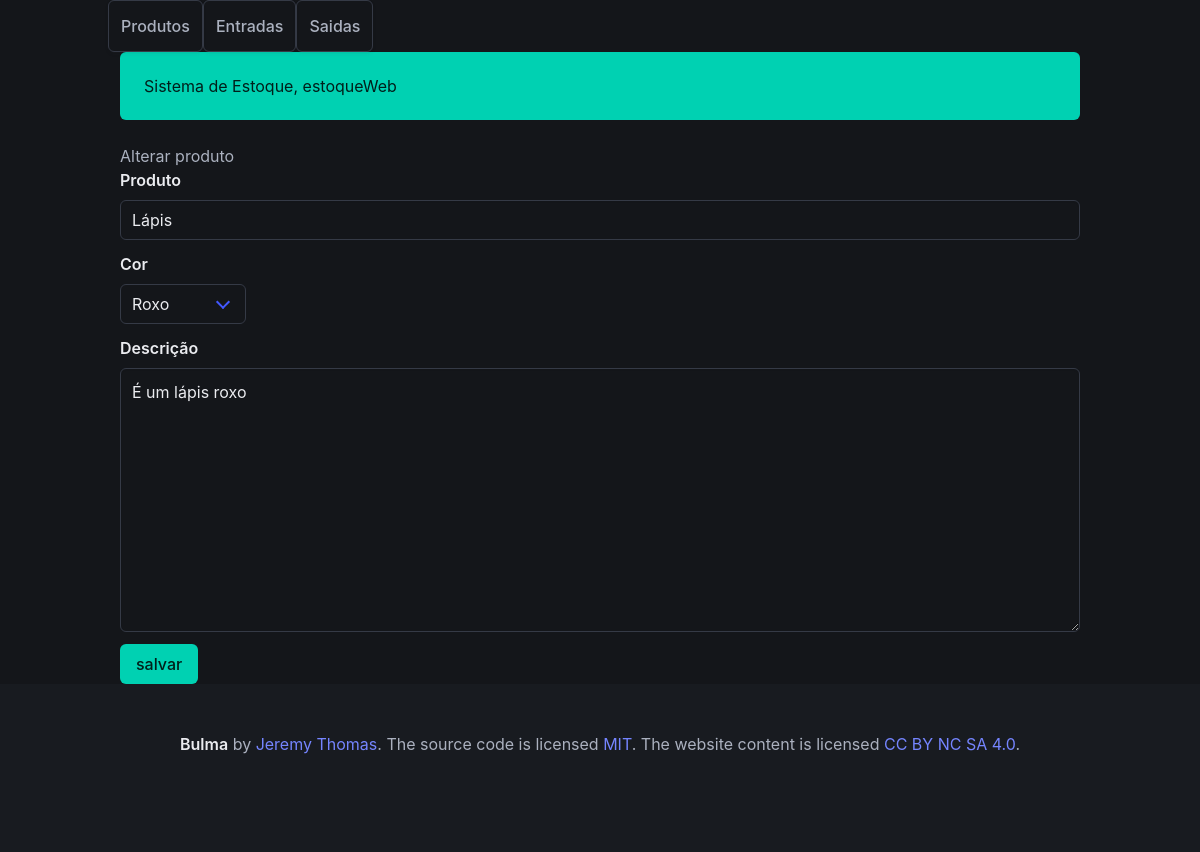
The app's page /produto/update_produto/1/ with its own data.
### produto/models.py (models this page shows, shortened)
class Produtos(models.Model):
    produto = models.CharField('Produto', max_length=200)
    cor = models.ForeignKey(Cores, on_delete=models.PROTECT, verbose_name='Cor')
    descricao = models.TextField('Descrição', blank=True)
    preco = models.DecimalField('Preço', decimal_places=2, max_digits=8, default=0)
    quantidade = models.IntegerField('Quantidade', default=0)
    criado = models.DateTimeField('Criado em', auto_now_add=True)
    modificado = models.DateTimeField('Modificado em', auto_now=True)
    class Meta:
        verbose_name = 'Produto'
        verbose_name_plural = 'Produtos'
        ordering = ['-produto']

class Cores(models.Model):
    cor = models.CharField('Cor', max_length=200)
    def __str__(self):
        return self.cor
    class Meta:
        verbose_name = 'Cor'
        verbose_name_plural = 'Cores'

### produto/views.py (the view)
# urls.py: path('update_produto/<int:pk>/', update_produto, name='update_produto'),
def update_produto(request, pk):
    produto = Produtos.objects.get(pk=pk)
    if request.method == 'POST':
        form = ProdutoForm(request.POST, instance=produto)
        if form.is_valid():
            form.save()
        return redirect('produto:list_produto')
    else:
        template_name = 'update_produto.html'
        context = {
            'form': ProdutoForm(instance=produto),
            'pk': pk,
        }
        return render(request, template_name, context)

### produto/forms.py
class ProdutoForm(ModelForm):
    class Meta:
        model = Produtos
        fields = ['produto', 'cor', 'descricao']
        widgets = {
            'produto':TextInput(attrs={'class':'input'}),
            'cor':Select(attrs={'class':'select'}),
            'descricao':Textarea(attrs={'class':'textarea'}),
        }

### produto/templates/update_produto.html (shortened to what this page needs)
{% extends 'base.html' %}
{% block product %}
    <p>Alterar produto</p>
        <form action="{% url 'produto:update_produto' pk %}" method="post">
            {% for field in form %}
                <div class = 'field'>
                    <label class="label">{{ field.label }}</label>
                    <div class="control">
                        {% if field.widget_type == 'select' %}
                                <div class="select">
                                    {{ field }}
                                </div>
                        {% else %}
                            {{ field }}
                        {% endif %}
                    </div>
                </div>
            {% endfor %}
            <button class="button is-primary" type="submit">salvar</button>
        </form>
{% endblock %}

### records on screen
Produtos: form "Lápis" "É um lápis roxo"
Cores: form "Roxo"

### other values on screen
{{ field.label }} "Produto" "Cor" "Descrição"
